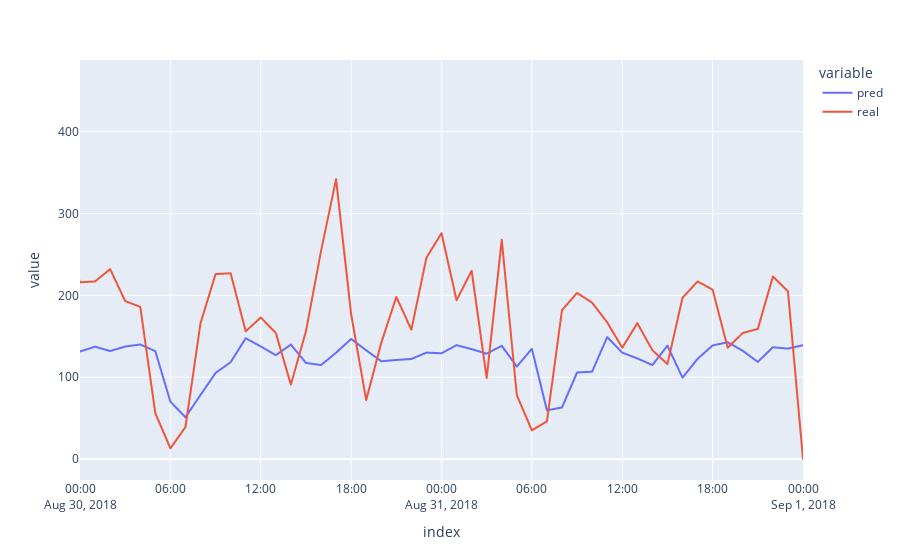

This figure's notebook cell:
### Markdown cell above
#### Bosque Aleatorio

### Code cell
rf_model = RandomForestRegressor(max_features="sqrt", max_depth=10)

rf_model.fit(X_train, y_train)
rf_predictions = rf_model.predict(X_test)

rmse = root_mean_squared_error(y_test, rf_predictions)
print(f"RMSE: {rmse:.2f}")

data_predict = pd.DataFrame(data={"pred":rf_predictions,"real":y_test})
fig = px.line(data_predict)
fig.update_layout(xaxis=dict(range=["2018-08-30", "2018-09-01"]))
fig.show()

# feature_importances = rf_model.feature_importances_
# features = X_train.columns
# indices = np.argsort(feature_importances)[-10:]


# plt.figure(figsize=(10, 8))
# plt.title('Importancia de las Características')
# plt.barh(range(len(indices)), feature_importances[indices], color='blue', align='center')
# plt.yticks(range(len(indices)), [features[i] for i in indices])
# plt.xlabel('Importancia Relativa')
# plt.show()

### Figure 1 — Plotly figure (JSON) as saved in the notebook; plotly's stock layout.template omitted (floating-point values rounded to 4 significant figures; data arrays with more than 128 entries replaced by an {"elided": "..."} marker saying what was removed)
{"data": [{"hovertemplate": "variable=pred<br>index=%{x}<br>value=%{y}<extra></extra>", "legendgroup": "pred", "line": {"color": "#636efa", "dash": "solid"}, "marker": {"symbol": "circle"}, "mode": "lines", "name": "pred", "showlegend": true, "type": "scattergl", "x": {"elided": "883 str values"}, "xaxis": "x", "y": {"elided": "883 float values"}, "yaxis": "y"}, {"hovertemplate": "variable=real<br>index=%{x}<br>value=%{y}<extra></extra>", "legendgroup": "real", "line": {"color": "#EF553B", "dash": "solid"}, "marker": {"symbol": "circle"}, "mode": "lines", "name": "real", "showlegend": true, "type": "scattergl", "x": {"elided": "883 str values"}, "xaxis": "x", "y": {"elided": "883 int values"}, "yaxis": "y"}], "layout": {"legend": {"title": {"text": "variable"}, "tracegroupgap": 0}, "margin": {"t": 60}, "xaxis": {"anchor": "y", "domain": [0, 1], "range": ["2018-08-30", "2018-09-01"], "title": {"text": "index"}}, "yaxis": {"anchor": "x", "domain": [0, 1], "title": {"text": "value"}}}}
